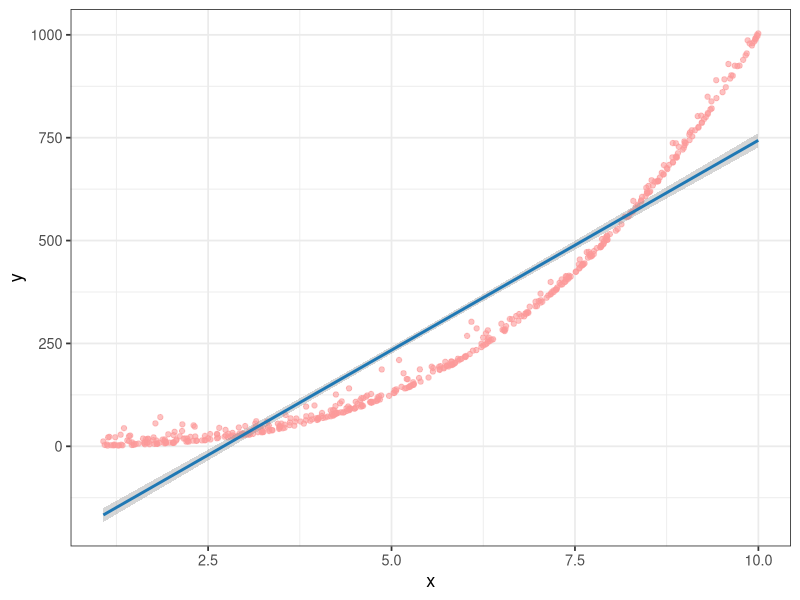
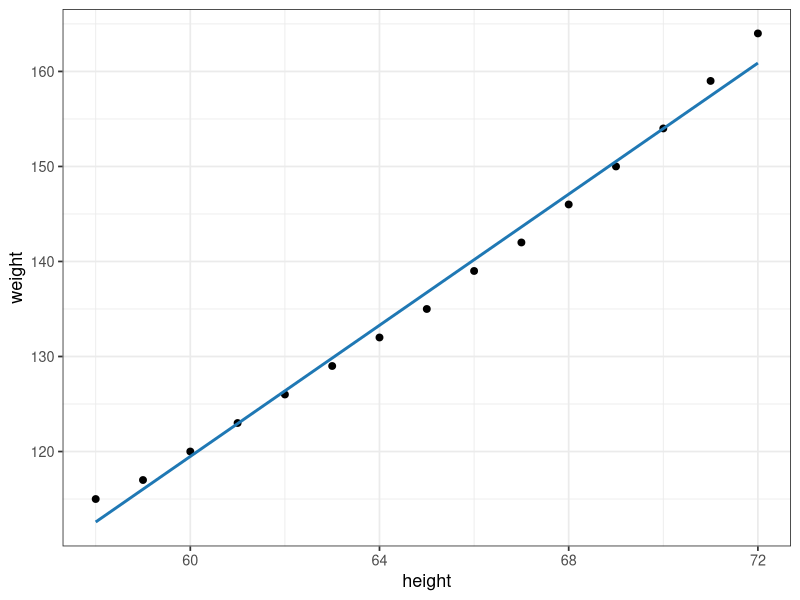
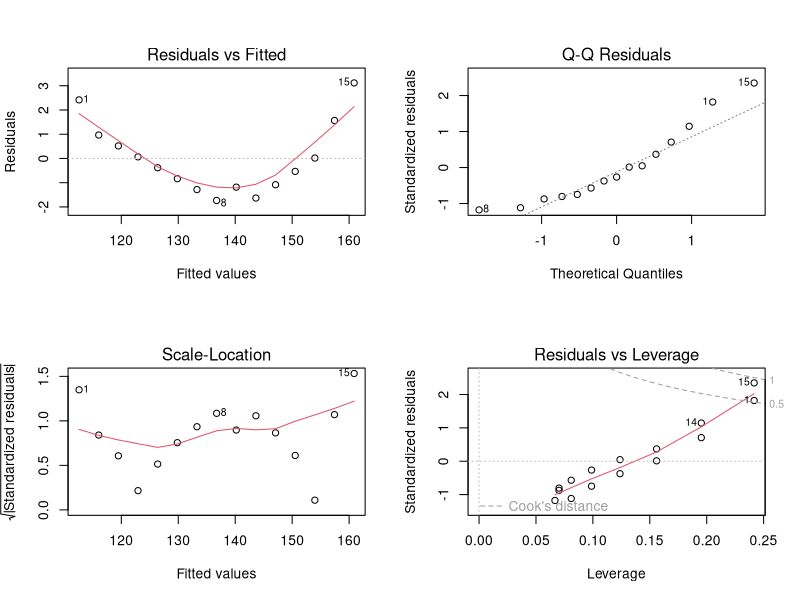
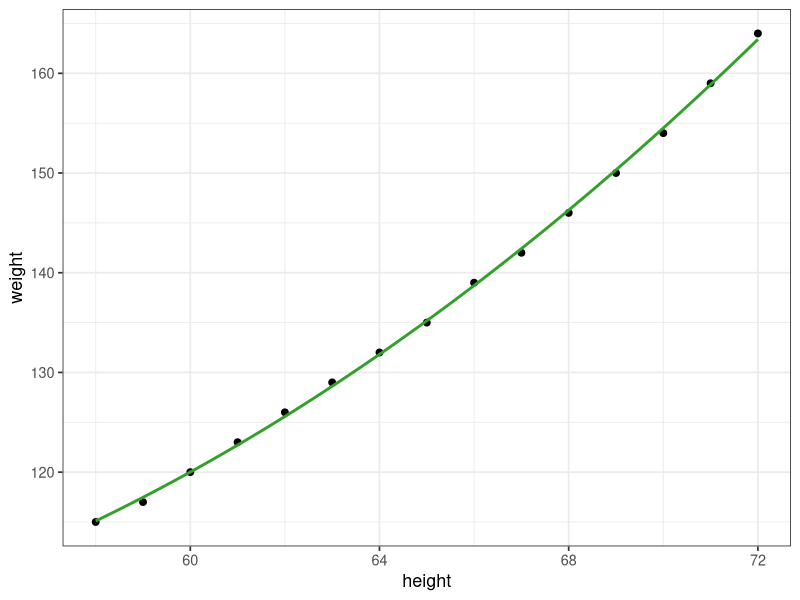
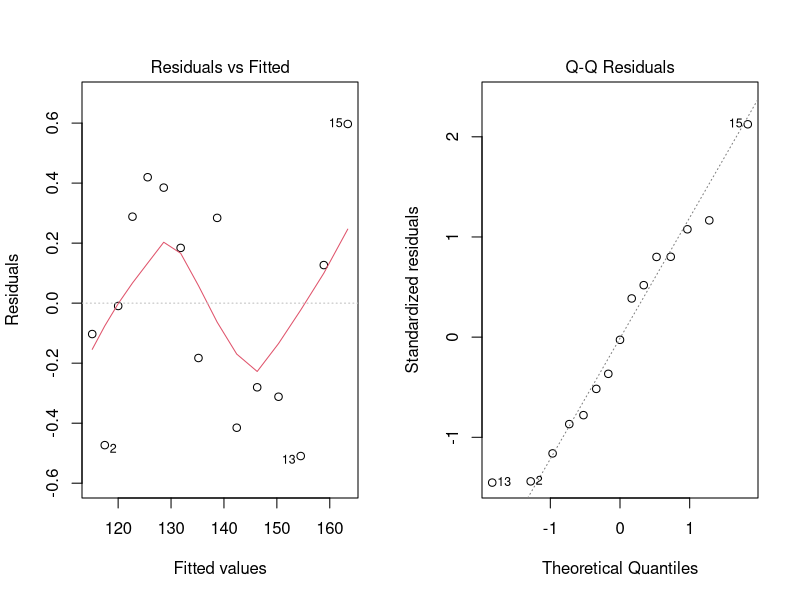

Reproduce these figures in R, in order.
## ---- chunk 1
knitr::opts_chunk$set(echo = TRUE, fig.width = 7, fig.height = 4.5, dpi = 110,
                      message = FALSE)
library(ggplot2)
library(RColorBrewer)
library(car)
pal <- brewer.pal(8, "Paired")
theme_set(theme_bw(base_size = 13))
set.seed(10)
## ---- chunk 2
x <- runif(500, 1, 10)
y <- x^3 + 8 * rchisq(500, df = 1)
sim <- data.frame(x, y)

ggplot(sim, aes(x, y)) +
  geom_point(colour = pal[5], alpha = 0.6) +
  geom_smooth(method = "lm", colour = pal[2])
## ---- chunk 3
cor(x, y, method = "pearson")    # strength of the *linear* association
cor(x, y, method = "spearman")   # strength of the *monotone* association
cor.test(x, y)
## ---- chunk 4
n <- 300
temperature <- runif(n, 5, 35)
ice_cream <- 20 + 3 * temperature + rnorm(n, sd = 10)
drownings <- 1 + 0.2 * temperature + rnorm(n, sd = 1.5)
cor(ice_cream, drownings)
coef(summary(lm(drownings ~ ice_cream)))["ice_cream", ]
coef(summary(lm(drownings ~ ice_cream + temperature)))["ice_cream", ]
## ---- chunk 5
fit <- lm(weight ~ height, data = women)
summary(fit)
## ---- chunk 6
ggplot(women, aes(height, weight)) +
  geom_point(size = 2) +
  geom_smooth(method = "lm", se = FALSE, colour = pal[2])
## ---- chunk 7
par(mfrow = c(2, 2))
plot(fit)
par(mfrow = c(1, 1))
## ---- chunk 8
fit2 <- lm(weight ~ height + I(height^2), data = women)
summary(fit2)$coefficients
c(linear = summary(fit)$adj.r.squared, quadratic = summary(fit2)$adj.r.squared)
## ---- chunk 9
ggplot(women, aes(height, weight)) +
  geom_point(size = 2) +
  geom_smooth(method = "lm", formula = y ~ x + I(x^2), se = FALSE, colour = pal[4])
## ---- chunk 10
par(mfrow = c(1, 2))
plot(fit2, which = 1:2)
par(mfrow = c(1, 1))
## ---- chunk 11
a <- runif(50, 80, 100)
b <- rnorm(50, 90, 2)
c <- 0.8 * a + rnorm(50)
d <- a - 0.2 * b + 2 * c + runif(50, 0, 10)
dat <- data.frame(a, b, c, d)

model <- summary(lm(d ~ a + b + c, data = dat))
model$coefficients
## ---- chunk 12
r2_a <- summary(lm(a ~ b + c, data = dat))$r.squared
1 / (1 - r2_a)
vif(lm(d ~ a + b + c, data = dat))
